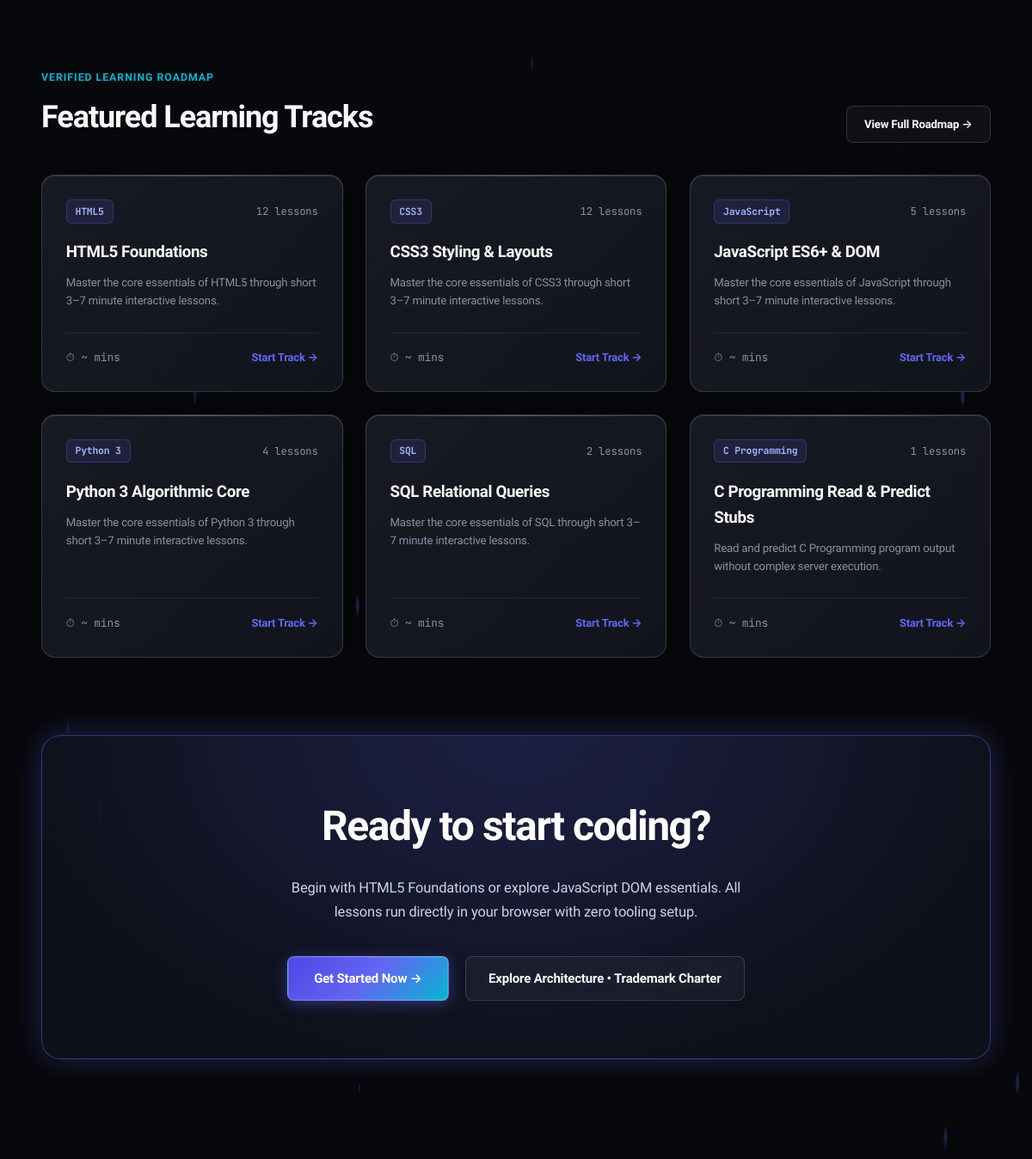
The app's page / (middle part), older data.
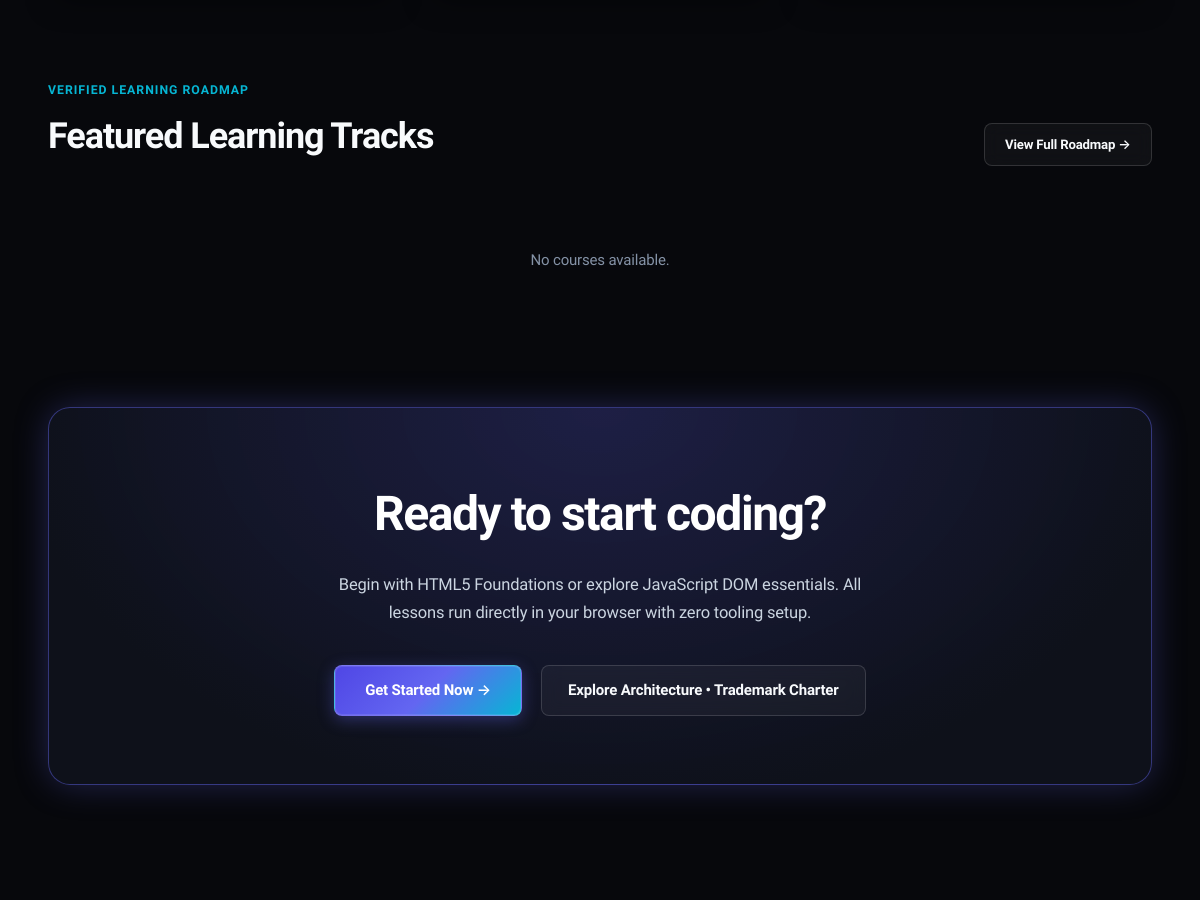
The same page, newer data.
### learn/models.py (models this page shows, shortened)
class Course(models.Model):
    language = models.ForeignKey(Language, on_delete=models.CASCADE, related_name="courses")
    title = models.CharField(max_length=160)
    slug = models.SlugField(max_length=160, unique=True)
    description = models.TextField()
    level = models.CharField(max_length=40, default="Beginner")
    order = models.PositiveIntegerField(default=0)
    xp_reward = models.PositiveIntegerField(default=200)
    class Meta:
        ordering = ["order", "id"]

class Language(models.Model):
    name = models.CharField(max_length=80, unique=True)
    slug = models.SlugField(max_length=80, unique=True)
    short_code = models.CharField(max_length=16, default="CODE")
    category = models.CharField(max_length=80, default="Core Foundations")
    summary = models.CharField(max_length=240)
    icon_svg = models.TextField(blank=True, default="")
    order = models.PositiveIntegerField(default=0)
    is_active = models.BooleanField(default=True)
    class Meta:
        ordering = ["order", "name"]

### learn/views.py (the view)
# urls.py: path("", views.landing, name="landing"),
def landing(request):
    featured_courses = Course.objects.select_related("language").prefetch_related("lessons").all()[:6]
    games = Game.objects.all()[:6]
    total_lessons = Lesson.objects.count()
    languages = Language.objects.filter(is_active=True)
    recent_lesson = None
    if request.user.is_authenticated:
        recent_prog = request.user.progress.select_related("lesson__course__language").first()
        if recent_prog:
            recent_lesson = recent_prog.lesson
    return render(
        request,
        "learn/landing.html",
        {
            "featured_courses": featured_courses,
            "games": games,
            "total_lessons": total_lessons,
            "languages": languages,
            "recent_lesson": recent_lesson,
        },
    )

### learn/context_processors.py (called while the page is built, shortened)
def global_stats(request):
    xp = 0
    streak = 1
    completed_ids = []
    return {
        "ADMIN_URL": getattr(settings, "ADMIN_URL", "hidden-core-cms"),
        "user_xp": xp,
        "user_streak": streak,
        "completed_lesson_ids": completed_ids,
        "nav_languages": Language.objects.filter(is_active=True).prefetch_related("courses")[:6],
    }

### templates/learn/landing.html (shortened to what this page needs)
{% extends "base.html" %}
{% load static %}
{% block content %}
<div class="shell shell-wide" style="padding-top: 2.5rem; padding-bottom: 6rem;">
  <section style="margin: 5.5rem 0;">
    <div style="display: flex; justify-content: space-between; align-items: flex-end; margin-bottom: 2.5rem; flex-wrap: wrap; gap: 1rem;">
      <div>
        <div style="font-size: 0.82rem; font-weight: 700; color: var(--accent-secondary); text-transform: uppercase; letter-spacing: 0.08em; margin-bottom: 0.5rem;">
          Verified Learning Roadmap
        </div>
        <h2 style="font-size: clamp(1.8rem, 3.2vw, 2.4rem); font-weight: 800; color: var(--text-primary); letter-spacing: -0.03em;">
          Featured Learning Tracks
        </h2>
      </div>
      <a href="{% url 'catalogue' %}" class="btn btn-ghost" style="font-size: 0.88rem;">
        View Full Roadmap &rarr;
      </a>
    </div>
    <div style="display: grid; grid-template-columns: repeat(auto-fit, minmax(320px, 1fr)); gap: 1.75rem;">
      {% for course in featured_courses %}
      <a href="{% url 'course_detail' course.slug %}" class="cq-card cq-card-interactive" style="justify-content: space-between;">
        <div>
          <div style="display: flex; justify-content: space-between; align-items: center; margin-bottom: 1.25rem;">
            <span style="font-size: 0.76rem; font-family: var(--font-mono); font-weight: 700; background: rgba(99, 102, 241, 0.12); border: 1px solid rgba(99, 102, 241, 0.3); padding: 0.25rem 0.65rem; border-radius: 6px; color: #a5b4fc;">
              {{ course.language.name }}
            </span>
            <span style="font-size: 0.82rem; color: var(--text-muted); font-family: var(--font-mono);">
              {{ course.lessons.count }} lessons
            </span>
          </div>
          <h3 style="font-size: 1.25rem; font-weight: 700; color: var(--text-primary); margin-bottom: 0.65rem; letter-spacing: -0.02em;">
            {{ course.title }}
          </h3>
          <p style="font-size: 0.88rem; color: var(--text-muted); line-height: 1.6; margin-bottom: 1.75rem;">
            {{ course.description|truncatewords:22 }}
          </p>
        </div>
        <div style="display: flex; align-items: center; justify-content: space-between; padding-top: 1.25rem; border-top: 1px solid var(--border-subtle); font-size: 0.86rem;">
          <span style="color: var(--text-muted); font-family: var(--font-mono);">⏱ ~{{ course.estimated_time_minutes }} mins</span>
          <span style="color: var(--accent); font-weight: 700;">Start Track &rarr;</span>
        </div>
      </a>
      {% empty %}
      <div style="grid-column: 1 / -1; text-align: center; padding: 3rem; color: var(--text-muted);">
        No courses available.
      </div>
      {% endfor %}
    </div>
  </section>
  <section style="margin: 6rem 0 2rem; text-align: center; padding: 4.5rem 1.75rem; border-radius: var(--radius-xl); position: relative; overflow: hidden; background: radial-gradient(ellipse at top center, rgba(99, 102, 241, 0.25), var(--bg-surface) 75%); border: 1px solid var(--border-glow); box-shadow: var(--shadow-glow);">
    <h2 style="font-size: clamp(2.2rem, 4.2vw, 3.2rem); font-weight: 800; color: #ffffff; letter-spacing: -0.03em; margin-bottom: 1.25rem;">
      Ready to start coding?
    </h2>
    <p style="font-size: 1.1rem; color: var(--text-secondary); max-width: 560px; margin: 0 auto 2.5rem; line-height: 1.7;">
      Begin with HTML5 Foundations or explore JavaScript DOM essentials. All lessons run directly in your browser with zero tooling setup.
    </p>
    <div style="display: flex; justify-content: center; gap: 1.25rem; flex-wrap: wrap;">
      <a href="{% url 'catalogue' %}" class="btn btn-primary" style="padding: 0.85rem 2rem; font-size: 1rem;">
        Get Started Now &rarr;
      </a>
      <a href="{% url 'about_view' %}" class="btn btn-ghost" style="padding: 0.85rem 1.75rem; font-size: 1rem;">
        Explore Architecture &bull; Trademark Charter
      </a>
    </div>
  </section>
</div>
{% endblock %}

Row changes from the older to the newer data that the page shows:
removed Course: language.name "HTML5", lessons.count "12", title "HTML5 Foundations", description "Master the core essentials of HTML5 through short 3–7 minute interactive lessons."
removed Course: language.name "CSS3", lessons.count "12", title "CSS3 Styling & Layouts", description "Master the core essentials of CSS3 through short 3–7 minute interactive lessons."
removed Course: language.name "JavaScript", lessons.count "5", title "JavaScript ES6+ & DOM", description "Master the core essentials of JavaScript through short 3–7 minute interactive lessons."
removed Course: language.name "Python 3", lessons.count "4", title "Python 3 Algorithmic Core", description "Master the core essentials of Python 3 through short 3–7 minute interactive lessons."
removed Course: language.name "SQL", lessons.count "2", title "SQL Relational Queries", description "Master the core essentials of SQL through short 3–7 minute interactive lessons."
removed Course: language.name "C Programming", lessons.count "1", title "C Programming Read & Predict Stubs", description "Read and predict C Programming program output without complex server execution."
Text that changed along with them:
text now shown: "No courses available."
